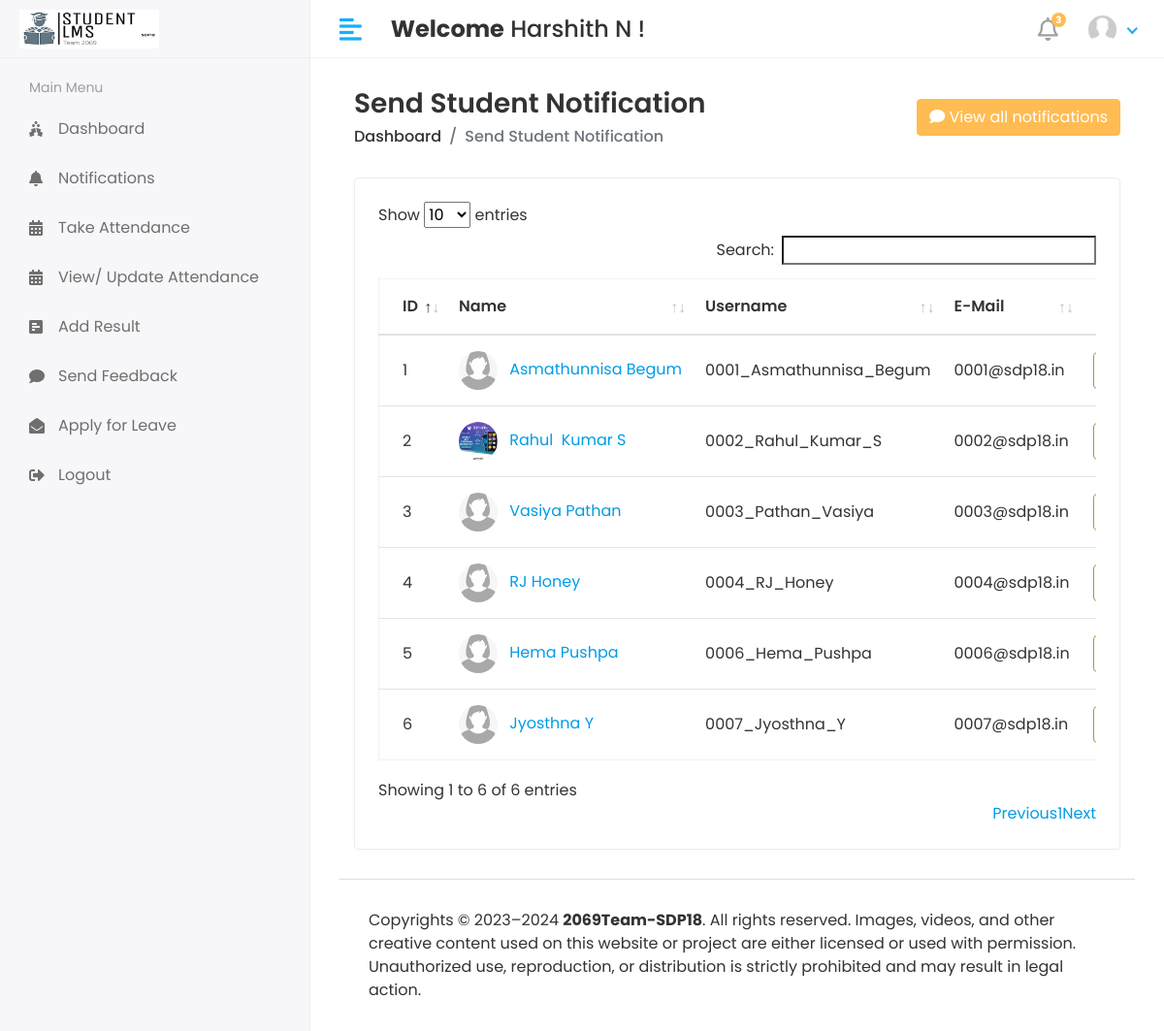
The app's page /HOD/Student/Send_Notification (signed in), older data.
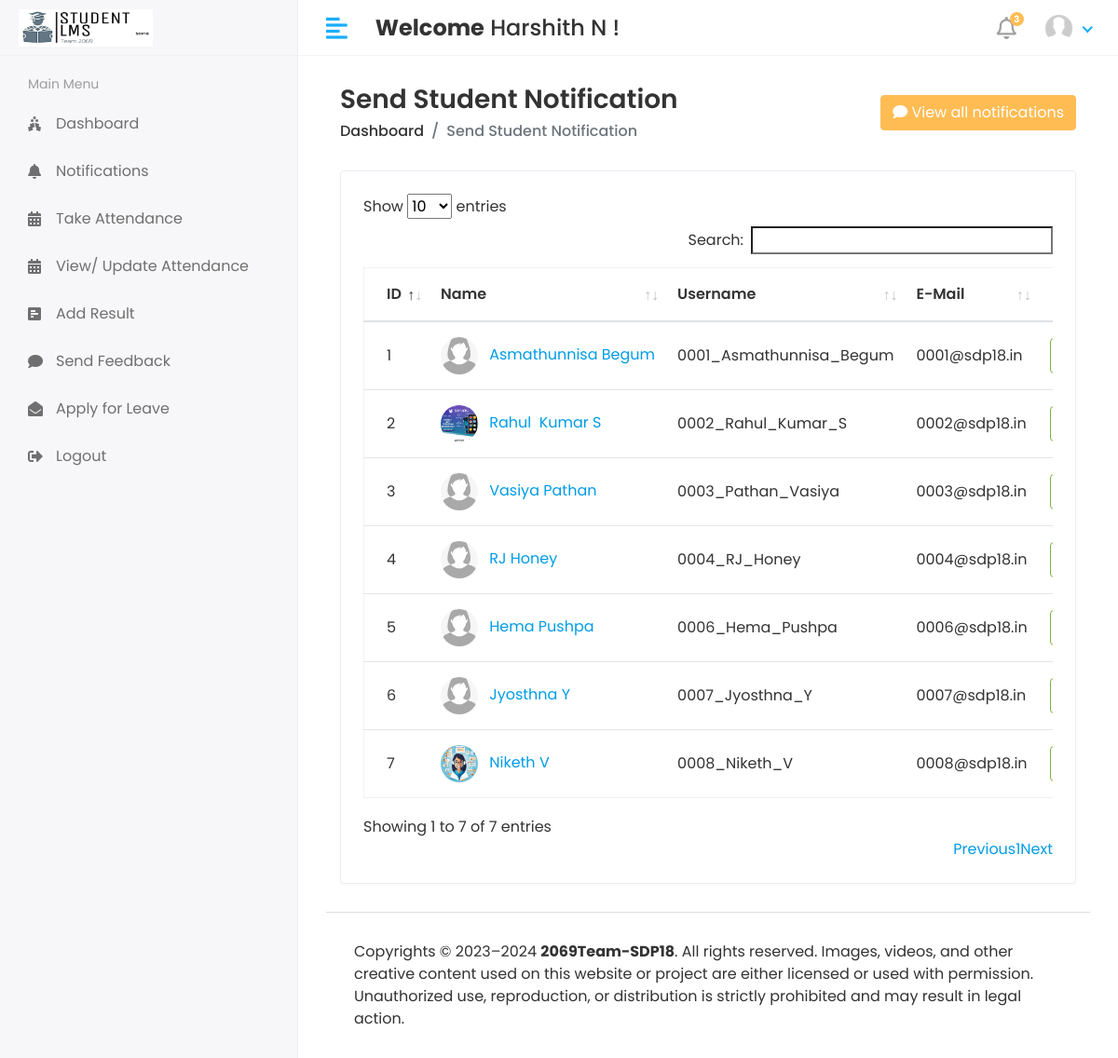
The same page, newer data.
### app/models.py (models this page shows, shortened)
class CustomUser(AbstractUser):
    USER_CHOICES = (
        (1, 'HOD'),
        (2, 'STAFF'),
        (3, 'STUDENT'),
    )
    user_type = models.CharField(choices=USER_CHOICES, max_length=50, default=1)
    profile_pic = models.ImageField(upload_to='media/profile_pics')
    class Meta:
        db_table = 'custom_user_table'

class Student(models.Model):
    admin = models.OneToOneField(CustomUser, on_delete=models.CASCADE)
    address = models.TextField()
    gender = models.CharField(max_length=100)
    program_id = models.ForeignKey(Program, on_delete=models.DO_NOTHING)
    session_year_id = models.ForeignKey(Session_Year, on_delete=models.DO_NOTHING)
    created_at = models.DateTimeField(auto_now_add=True)
    updated_at = models.DateTimeField(auto_now_add=True)
    class Meta:
        db_table = 'student_table'

### Studentlearningmanagementsystem/HOD_views.py (the view)
# urls.py: path('HOD/Student/Send_Notification', HOD_views.STUDENT_SEND_NOTIFICATIONS, name = 'student_send_notifications'),
@login_required(login_url='/')
def STUDENT_SEND_NOTIFICATIONS(request):
    student = Student.objects.all()
    see_notifications = Student_Notifications.objects.all().order_by('-id')[0:5]
    context = {
        'student' : student,
        'see_notifications': see_notifications,
    }
    return render(request, 'Hod/student_notifications.html', context)

### templates/HOD/student_notifications.html (shortened to what this page needs)
{% extends 'base.html' %}
{% block content %}
<div class="content container-fluid">
    <div class="page-header">
       <div class="row align-items-center">
          <div class="col">
             <h3 class="page-title">Send Student Notification</h3>
             <ul class="breadcrumb">
                <li class="breadcrumb-item"><a href="{% url 'HOD_home' %}">Dashboard</a></li>
                <li class="breadcrumb-item active">Send Student Notification</li>
             </ul>
          </div>
          <div class="col-auto text-right float-right ml-auto">
            <button type="button" class="btn btn-primary" data-toggle="modal" data-target="#example"><i class="fas fa-comment"></i>
                View all notifications
              </button>
          </div>
       </div>
    </div>
    <div class="row">
       <div class="col-sm-12">
          <div class="card card-table">
             <div class="card-body">
                <div class="table-responsive">
                  <table id='table_id' class="table table-hover table-center mb-0">
                     <thead>
                         <tr>
                             <th>ID</th>
                             <th>Name</th>
                             <th>Username</th>
                             <th>E-Mail</th>
                             <th class="text-right">Action</th>
                         </tr>
                     </thead>
                     <tbody>
                         {% for i in student %}
                         <tr>
                             <td>{{i.id}}</td>
                             <td>
                                 <div class="table-avatar">
                                     <a href="student-details.html" class="avatar avatar-sm mr-2"><img
                                             class="avatar-img rounded-circle"
                                             src="/{{i.admin.profile_pic}}" alt="User Image"></a>
                                     <a href="student-details.html">{{i.admin.first_name}}&nbsp;{{i.admin.last_name}}</a>
                                 </div>
                             </td>
                             <td>{{i.admin.username}}</td>
                             <td>{{i.admin.email}}</td>
                             <td class="text-right">
                              <button class="btn btn-outline-success" data-toggle="modal" data-target="#sendnotification-{{forloop.counter}}"> Send Notification </button>
                             </td>
                         </tr>
                         {% endfor %}
                     </tbody>
                   </table>
                </div>
             </div>
          </div>
       </div>
    </div>
 </div>
{% endblock %}

### templates/base.html (shortened to what this page needs)
<!DOCTYPE html>
<html lang="en">
<head>
    {% load static %}
    <link rel="stylesheet" href="{% static 'assets/plugins/bootstrap/css/bootstrap.min.css' %}">
    <link rel="stylesheet" href="{% static 'assets/plugins/fontawesome/css/fontawesome.min.css' %}">
    <link rel="stylesheet" href="{% static 'assets/plugins/fontawesome/css/all.min.css' %}">
    <link rel="stylesheet" href="{% static 'assets/css/style.css' %}">
    <link rel="stylesheet" href="{% static 'assets/plugins/datatables/datatables.min.css' %}">
</head>
<body>
<div class="main-wrapper">
    {% include 'includes/header.html' %}
    {% include 'includes/sidebar.html' %}
    <div class="page-wrapper">
        <div class="content container-fluid">
            {% block content %}
            {% endblock %}
    {% include 'includes/footer.html' %}
        </div>
</div>
</body>
</html>

### templates/includes/header.html (shortened to what this page needs)
{% load static %}
<div class="header">
    <div class="header-left">
       <a href="index.html" class="logo">
       <img src="{% static 'assets/img/logo3.jpg' %}" alt="Logo">
       </a>
    </div>
    <a href="javascript:void(0);" id="toggle_btn">
    <i class="fas fa-align-left"></i>
    </a>
    <div class="top-nav-search mt-3">
      <h4><strong>Welcome</strong>&nbsp;<span>{{user.first_name}} {{ user.last_name }}&nbsp;!</span></h4>
    </div>
    <ul class="nav user-menu">
       <li class="nav-item dropdown noti-dropdown">
          <a href="#" class="dropdown-toggle nav-link" data-toggle="dropdown">
          <i class="far fa-bell"></i> <span class="badge badge-pill">3</span>
          </a>
       </li>
       <li class="nav-item dropdown has-arrow">
          <a href="#" class="dropdown-toggle nav-link" data-toggle="dropdown">
            {% if user.profile_pic == "" %}
            <img class="rounded-circle" src="{% static '/assets/img/noimg.jpg' %}" width="31" alt="{{user.username}}">
            {% else %}
          <span class="user-img"><img class="rounded-circle" src="/{{ user.profile_pic }}" width="31" alt="{{user.username}}"></span>
          {% endif %}
         </a>
       </li>
    </ul>
 </div>

### templates/includes/sidebar.html (shortened to what this page needs)
{% load active_link_tags %}
{% load static %}
<div class="sidebar" id="sidebar">
    <div class="sidebar-inner slimscroll">
       <div id="sidebar-menu" class="sidebar-menu">
         {% if user.user_type == '1' %}
          <ul>
             <li class="menu-title">
                <span>Main Menu</span>
             </li>
             <li class = {% active_link 'HOD_home' 'active' %}>
               <a href="{% url 'HOD_home' %}"><i class="fas fa-holly-berry"></i> <span>Dashboard</span></a>
            </li>
             <li class="submenu {% active_link 'add_student' 'active' %} {% active_link 'view_student' 'active' %}">
                <a href="#"><i class="fas fa-user-graduate"></i> <span> Students</span> <span class="menu-arrow"></span></a>
                <ul>
                   <li><a href="{% url 'add_student' %}">Add Student</a></li>
                   <li><a href="{% url 'view_student' %}">View Students</a></li>
                </ul>
             </li>
             <li class="submenu {% active_link 'add_staff' 'active' %} {% active_link 'view_staff' 'active' %}">
                <a href="#"><i class="fas fa-chalkboard-teacher"></i> <span> Staff</span> <span class="menu-arrow"></span></a>
                <ul>
                   <li><a href="{% url 'add_staff' %}">Add Staff</a></li>
                   <li><a href="{% url 'view_staff' %}">View Staff</a></li>
                </ul>
             </li>
             <li class="submenu {% active_link 'add_program' 'active' %} {% active_link 'view_program' 'active' %}">
                <a href="#"><i class="fa fa-graduation-cap"></i> <span> Program</span> <span class="menu-arrow"></span></a>
                <ul>
                   <li><a href="{% url 'add_program' %}">Add Program</a></li>
                   <li><a href="{% url 'view_program' %}">View Programs</a></li>
                </ul>
             </li>
             <li class="submenu {% active_link 'add_course' 'active' %} {% active_link 'view_course' 'active' %}">
                <a href="#"><i class="fas fa-book-reader"></i> <span> Courses</span> <span class="menu-arrow"></span></a>
                <ul>
                   <li><a href="{% url 'add_course' %}">Add Course</a></li>
                   <li><a href="{% url 'view_course' %}">View Courses</a></li>
                </ul>
             </li>
             <li class="submenu {% active_link 'add_session' 'active' %} {% active_link 'view_session' 'active' %}">
               <a href="#"><i class="fa fa-calendar"></i> <span> Sessions</span> <span class="menu-arrow"></span></a>
               <ul>
                  <li><a href="{% url 'add_session' %}">Add Session</a></li>
                  <li><a href="{% url 'view_session' %}">View Sessions</a></li>
               </ul>
            </li>
            <li class = {% active_link 'staff_send_notifications' 'active' %}>
               <a href="{% url 'staff_send_notifications' %}"><i class="fa fa-bell"></i> <span>Send Staff Notification</span></a>
           </li>
           <li class = {% active_link 'student_send_notifications' 'active' %}>
            <a href="{% url 'student_send_notifications' %}"><i class="fa fa-bell"></i> <span>Send Student Notification</span></a>
        </li>
           <li class = {% active_link 'staff_feedback_view' 'active' %}>
               <a href="{% url 'staff_feedback_view' %}"><i class="fa fa-comments"></i> <span>Staff Feedback</span></a>
           </li>
           <li class = {% active_link 'student_feedback_view' 'active' %}>
               <a href="{% url 'student_feedback_view' %}"><i class="fa fa-comments"></i> <span>Student Feedback</span></a>
           </li>
           <li class = {% active_link 'staff_leave_view' 'active' %}>
               <a href="{% url 'staff_leave_view' %}"><i class="fa fa-envelope"></i> <span>Staff Leave</span></a>
           </li>
           <li class = {% active_link 'student_leave_view' 'active' %}>
               <a href="{% url 'student_leave_view' %}"><i class="fa fa-envelope"></i> <span>Student Leave</span></a>
           </li>
           <li>
               <a href="{% url 'Logout' %}"><i class="fa fa-sign-out-alt"></i> <span>Logout</span></a>
            </li>
          </ul>
          {% elif user.user_type == '2' %}
          <ul>
            <li class="menu-title">
               <span>Main Menu</span>
            </li>
            <li class = {% active_link 'Staff_home' 'active' %}>
               <a href="{% url 'Staff_home' %}"><i class="fas fa-holly-berry"></i> <span>Dashboard</span></a>
            </li>
            <li class = {% active_link 'Staff_notifications' 'active' %}>
               <a href="{% url 'Staff_notifications' %}"><i class="fas fa-bell"></i> <span>Notifications</span></a>
            </li>
            <li class = {% active_link 'Staff_take_attendance' 'active' %}>
               <a href="{% url 'Staff_take_attendance' %}"><i class="fas fa-calendar-alt"></i> <span>Take Attendance</span></a>
            </li>
            <li class = {% active_link 'HOD_home' 'active' %}>
               <a href="{% url 'Staff_home' %}"><i class="fas fa-calendar-alt"></i> <span>View/ Update Attendance</span></a>
            </li>
            <li class = {% active_link 'HOD_home' 'active' %}>
               <a href="{% url 'Staff_home' %}"><i class="fas fa-poll-h"></i> <span>Add Result</span></a>
            </li>
            <li class = {% active_link 'Staff_feedback' 'active' %}>
               <a href="{% url 'Staff_feedback' %}"><i class="fas fa-comment"></i> <span>Send Feedback</span></a>
            </li>
            <li class = {% active_link 'Staff_apply_leave' 'active' %}>
               <a href="{% url 'Staff_apply_leave' %}"><i class="fas fa-envelope-open"></i> <span>Apply for Leave</span></a>
            </li>
            <li>
               <a href="{% url 'Logout' %}"><i class="fa fa-sign-out-alt"></i> <span>Logout</span></a>
            </li>
         </ul>
          {% endif %}
       </div>
    </div>
 </div>

### templates/includes/footer.html
{% load static %}
<footer>
    <p>Copyrights © 2023–2024 <b>2069Team-SDP18</b>. All rights reserved. Images, videos, and other creative content used on this website or project are either licensed or used with permission. Unauthorized use, reproduction, or distribution is strictly prohibited and may result in legal action.</p>
 </footer>

Row changes from the older to the newer data that the page shows:
added Student: id "7", admin.profile_pic (picture), admin.first_name "Niketh", admin.last_name "V", admin.username "0008_Niketh_V", admin.email "0008@sdp18.in"
Text that changed along with them:
text written by a page script: "Show entries Search: Showing 1 to 6 of 6 entries Previous 1 Next" → "Show entries Search: Showing 1 to 7 of 7 entries Previous 1 Next"
